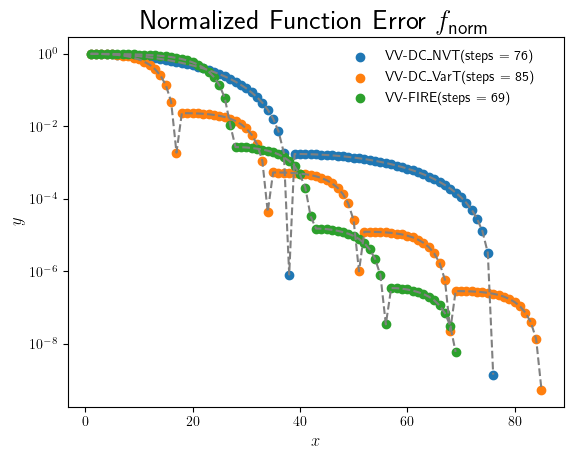

This figure's Python source:
#!/usr/bin/env python3
# -*- coding: utf-8 -*-
"""
Created on Tue Apr 30 06:22:17 2024

@author: leothan
"""

# Imported packages:
import numpy as np
from vv_NDC import VV_NDC
from vv_DC_NVT import VV_DC_NVT
from vv_DC_VarT import VV_DC_VarT
from vv_FIRE import VV_FIRE
import matplotlib as mpl
import matplotlib.pyplot as plt 


def error_plot_VV(r0,h):
    
    #--- Velocity Verlet Algorithms -----------------------------------------
    vv_NDC = VV_NDC(r0, h)
    vv_DC_NVT = VV_DC_NVT(r0, h)
    vv_DC_VarT = VV_DC_VarT(r0, h)
    vv_FIRE = VV_FIRE(r0, h)
    #-----------------------------------------------------------------------
    # VV points
    points_be2 = [vv_NDC.energy_errors,
                  vv_DC_NVT.energy_errors,
                  vv_DC_VarT.energy_errors,
                  vv_FIRE.energy_errors]
    
    # Activating latex rendering text
    plt.rcParams['text.usetex'] = True
    plt.rc('text.latex', preamble=r'\usepackage{siunitx}')
    # Turn interactive plotting on
    #-------------
    plt.ion() # <-- To be able to close graph and keep working
    #-------------  on the console without the console get stuc

    #---  Figure (Canvas) and Axes creation
    fig, axes = plt.subplots(nrows=1,ncols=1)
    
    

    def title_and_labels(ax, title):
        ax.set_title(title,fontsize = 20)
        ax.set_xlabel("$x$", fontsize=12)
        ax.set_ylabel("$y$", fontsize=12)
        #ax.set_zlabel("$f(x,y)$", fontsize=16)
    
    #--------- VV-NDC PLOT ------------------------------------------------
    if vv_NDC.steps <=1000:
        x = np.linspace(1,vv_NDC.steps,vv_NDC.steps)
        y = points_be2[0]
        steps = vv_NDC.steps
        st = f'steps = {steps}'
        axes.scatter(x,y, label = f"VV-NDC({st})")
        axes.semilogy(x,y,color="gray", linestyle ="dashed")
    
    #--------- VV-DC_NVT PLOT ------------------------------------------------
    if vv_DC_NVT.steps <=1000:
        x = np.linspace(1,vv_DC_NVT.steps,vv_DC_NVT.steps)
        y = points_be2[1]
        steps = vv_DC_NVT.steps
        st = f'steps = {steps}'
        axes.scatter(x,y, label = f"VV-DC_NVT({st})")
        axes.semilogy(x,y,color="gray", linestyle ="dashed")
    
    #--------- VV-DC_VarT PLOT ------------------------------------------------
    if vv_DC_VarT.steps <=1000:
        x = np.linspace(1,vv_DC_VarT.steps,vv_DC_VarT.steps)
        y = points_be2[2]
        steps = vv_DC_VarT.steps
        st = f'steps = {steps}'
        axes.scatter(x,y, label = f"VV-DC_VarT({st})")
        axes.semilogy(x,y,color="gray", linestyle ="dashed")
    
    #--------- VV-FIRE PLOT ------------------------------------------------
    if vv_FIRE.steps <=1000:
        x = np.linspace(1,vv_FIRE.steps,vv_FIRE.steps)
        y = points_be2[3]
        steps = vv_FIRE.steps
        st = f'steps = {steps}'
        axes.scatter(x,y, label = f"VV-FIRE({st})")
        axes.semilogy(x,y,color="gray", linestyle ="dashed")
    
    
   
    
    #---- Title and Axes lables ----------------------------------------------
    f_norm = r'$f_{\text{norm}}$'
    title_and_labels(axes, f'Normalized  Function Error {f_norm}')
    #--
    # place a legend outsize of the Axes
    axes.legend(bbox_to_anchor=(0.55, 0.98), loc=2, borderaxespad=0.0,
                frameon=False)


    plt.savefig('error_plot_VV.png', bbox_inches='tight')
    #plt.savefig('error_plot_BE_2.png')
    
    
    
    
    
